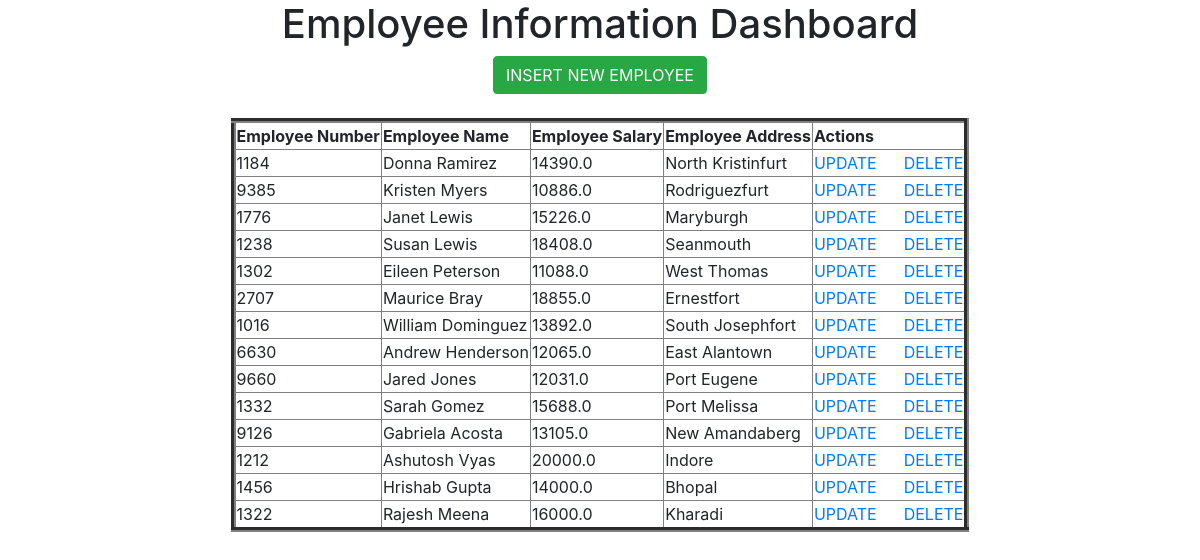
The page / on the database its author committed.
### crudApp/models.py (models this page shows)
class Employee(models.Model):
    eno=models.IntegerField()
    ename=models.CharField(max_length=256)
    esal=models.FloatField()
    eaddr=models.CharField(max_length=256)

### crudApp/views.py (the view)
# urls.py: url(r'^$', views.retrieve_view),
def retrieve_view(request):
    employees=Employee.objects.all()
    return render(request,'crudApp/home.html',{'employees':employees})

### templates/crudApp/home.html
<!DOCTYPE html>
{% extends "crudApp/base.html" %}
   {% block body_block %}
       <h1>Employee Information Dashboard</h1>
       <a href="/create" class="btn btn-success ">INSERT NEW EMPLOYEE</a><br><br>
       <table border="5">
         <thead >
           <th>Employee Number</th>
           <th>Employee Name</th>
           <th>Employee Salary</th>
           <th>Employee Address</th>
           <th>Actions</th>
         </thead>
         {% for emp in employees %}
         <tr>
           <td>{{emp.eno}}</td>
           <td>{{emp.ename}}</td>
           <td>{{emp.esal}}</td>
           <td>{{emp.eaddr}}</td>
           <td> <a href="/update/{{emp.id}}">UPDATE</a>&nbsp&nbsp&nbsp&nbsp&nbsp <a href="/delete/{{emp.id}}">DELETE</a></td>
         </tr>
         {% endfor %}
       </table><br>
   {% endblock %}

### templates/crudApp/base.html (shortened to what this page needs)
<!DOCTYPE html>
{%  load staticfiles %}
<html lang="en" dir="ltr">
  <head>
    <link rel="stylesheet" href="{% static "css/bootstrap.css" %}">
  </head>
  <body>
    <div class="container" align="center">
      {% block body_block %}
      {% endblock %}
    </div>
  </body>
</html>

### rows shown on the page
Employee: eno "1184", ename "Donna Ramirez", esal "14390.0", eaddr "North Kristinfurt"
Employee: eno "9385", ename "Kristen Myers", esal "10886.0", eaddr "Rodriguezfurt"
Employee: eno "1776", ename "Janet Lewis", esal "15226.0", eaddr "Maryburgh"
Employee: eno "1238", ename "Susan Lewis", esal "18408.0", eaddr "Seanmouth"
Employee: eno "1302", ename "Eileen Peterson", esal "11088.0", eaddr "West Thomas"
Employee: eno "2707", ename "Maurice Bray", esal "18855.0", eaddr "Ernestfort"
Employee: eno "1016", ename "William Dominguez", esal "13892.0", eaddr "South Josephfort"
Employee: eno "6630", ename "Andrew Henderson", esal "12065.0", eaddr "East Alantown"
Employee: eno "9660", ename "Jared Jones", esal "12031.0", eaddr "Port Eugene"
Employee: eno "1332", ename "Sarah Gomez", esal "15688.0", eaddr "Port Melissa"
Employee: eno "9126", ename "Gabriela Acosta", esal "13105.0", eaddr "New Amandaberg"
Employee: eno "1212", ename "Ashutosh Vyas", esal "20000.0", eaddr "Indore"
Employee: eno "1456", ename "Hrishab Gupta", esal "14000.0", eaddr "Bhopal"
Employee: eno "1322", ename "Rajesh Meena", esal "16000.0", eaddr "Kharadi"
